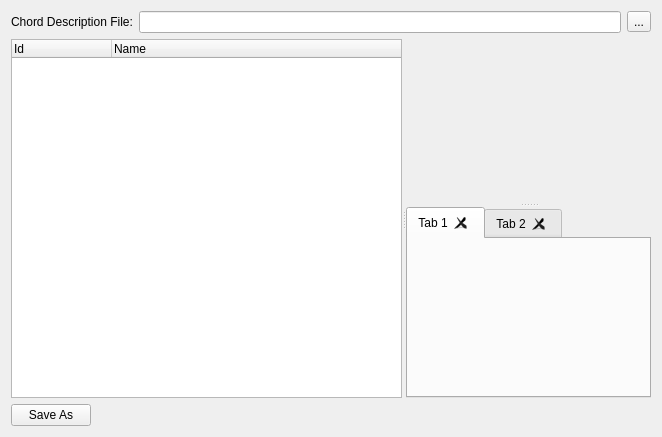
<?xml version="1.0" encoding="UTF-8"?>
<ui version="4.0">
 <class>ChordStyleEditor</class>
 <widget class="QWidget" name="ChordStyleEditor">
  <property name="geometry">
   <rect>
    <x>0</x>
    <y>0</y>
    <width>662</width>
    <height>437</height>
   </rect>
  </property>
  <property name="windowTitle">
   <string>Form</string>
  </property>
  <layout class="QVBoxLayout" name="verticalLayout">
   <item>
    <layout class="QHBoxLayout" name="horizontalLayout_2">
     <item>
      <widget class="QLabel" name="label">
       <property name="text">
        <string>Chord Description File:</string>
       </property>
      </widget>
     </item>
     <item>
      <widget class="QLineEdit" name="descriptionFile"/>
     </item>
     <item>
      <widget class="QToolButton" name="fileButton">
       <property name="text">
        <string>...</string>
       </property>
      </widget>
     </item>
    </layout>
   </item>
   <item>
    <widget class="QSplitter" name="splitter1">
     <property name="sizePolicy">
      <sizepolicy hsizetype="Expanding" vsizetype="Expanding">
       <horstretch>0</horstretch>
       <verstretch>0</verstretch>
      </sizepolicy>
     </property>
     <property name="orientation">
      <enum>Qt::Horizontal</enum>
     </property>
     <widget class="QTreeWidget" name="harmonyList">
      <property name="indentation">
       <number>0</number>
      </property>
      <property name="rootIsDecorated">
       <bool>false</bool>
      </property>
      <property name="itemsExpandable">
       <bool>false</bool>
      </property>
      <property name="expandsOnDoubleClick">
       <bool>false</bool>
      </property>
      <column>
       <property name="text">
        <string>Id</string>
       </property>
      </column>
      <column>
       <property name="text">
        <string>Name</string>
       </property>
      </column>
     </widget>
     <widget class="QSplitter" name="splitter2">
      <property name="orientation">
       <enum>Qt::Vertical</enum>
      </property>
      <widget class="HarmonyCanvas" name="canvas" native="true">
       <property name="sizePolicy">
        <sizepolicy hsizetype="Expanding" vsizetype="Expanding">
         <horstretch>0</horstretch>
         <verstretch>0</verstretch>
        </sizepolicy>
       </property>
       <property name="minimumSize">
        <size>
         <width>200</width>
         <height>0</height>
        </size>
       </property>
      </widget>
      <widget class="QTabWidget" name="paletteTab">
       <property name="currentIndex">
        <number>0</number>
       </property>
       <property name="tabsClosable">
        <bool>true</bool>
       </property>
       <widget class="QWidget" name="tab1">
        <attribute name="title">
         <string>Tab 1</string>
        </attribute>
       </widget>
       <widget class="QWidget" name="tab_2">
        <attribute name="title">
         <string>Tab 2</string>
        </attribute>
       </widget>
      </widget>
     </widget>
    </widget>
   </item>
   <item>
    <layout class="QHBoxLayout" name="horizontalLayout">
     <item>
      <widget class="QPushButton" name="saveButton">
       <property name="text">
        <string>Save As</string>
       </property>
      </widget>
     </item>
     <item>
      <spacer name="horizontalSpacer">
       <property name="orientation">
        <enum>Qt::Horizontal</enum>
       </property>
       <property name="sizeHint" stdset="0">
        <size>
         <width>40</width>
         <height>20</height>
        </size>
       </property>
      </spacer>
     </item>
    </layout>
   </item>
  </layout>
 </widget>
 <customwidgets>
  <customwidget>
   <class>HarmonyCanvas</class>
   <extends>QWidget</extends>
   <header>harmonycanvas.h</header>
   <container>1</container>
  </customwidget>
 </customwidgets>
 <resources/>
 <connections/>
</ui>
